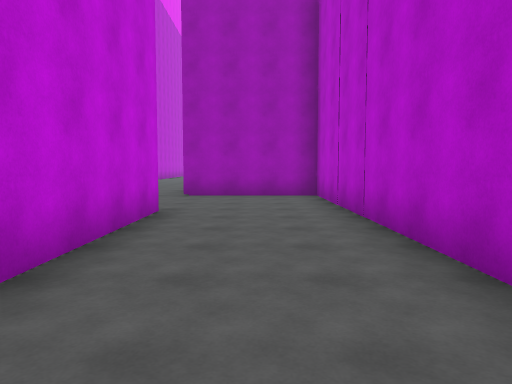
View 1 (above)

24 first-person views from a walk through a Unity game level. The camera is 1.5 m above the floor, tilts 4° down and sees 70° across. The floor is counted in squares, 2 m on a side. Each view is taken from the middle of a square. On the plan, view 1 faces up. The plan holds only what a view shows up to about 11 squares ahead; the rest is blank. The place goes on beyond the plan. The player is left out. Surface patterns are stand-ins for the level's own textures.

View 2
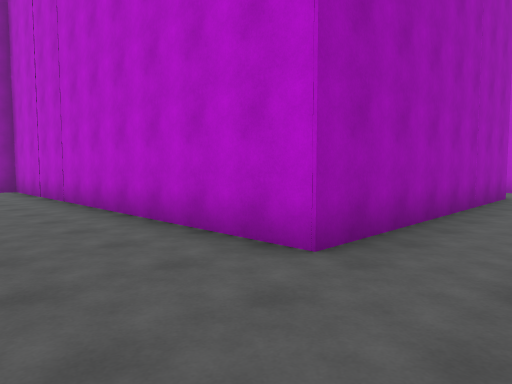

View 3
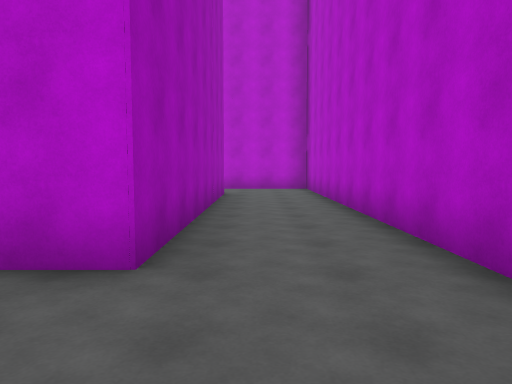

View 4
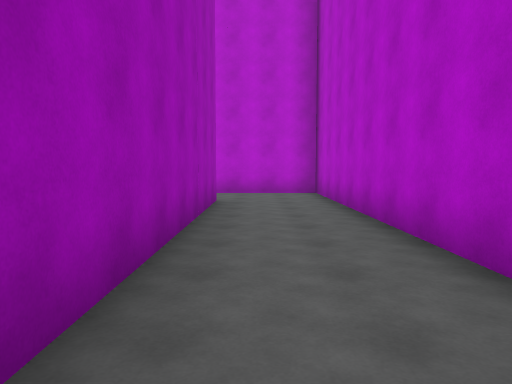

View 5
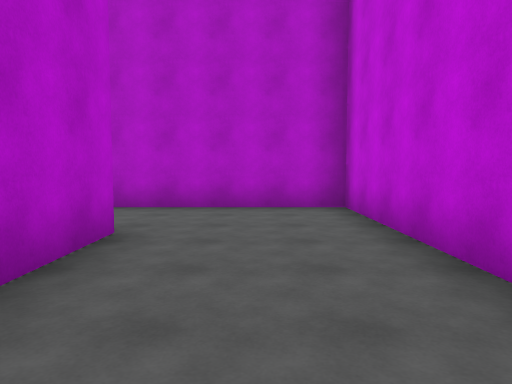

View 6
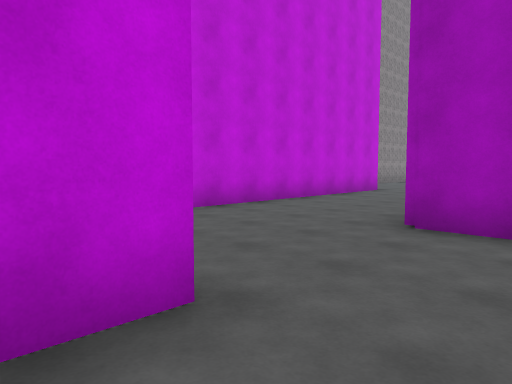

View 7
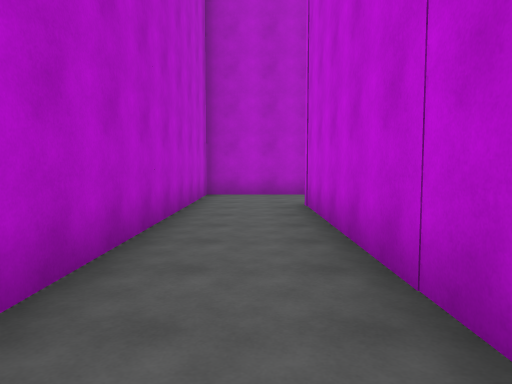

View 8
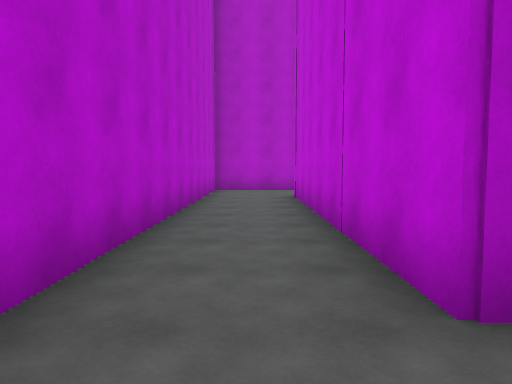

View 9
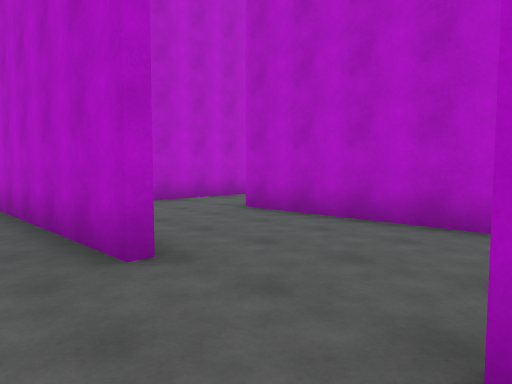

View 10
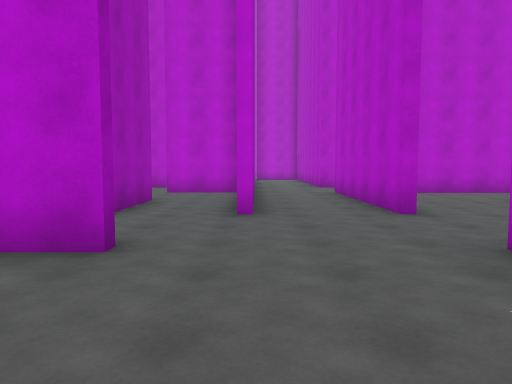

View 11
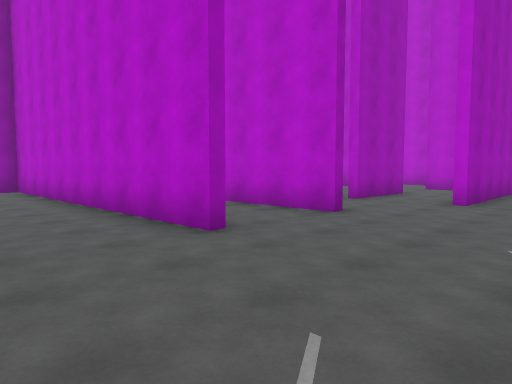

View 12
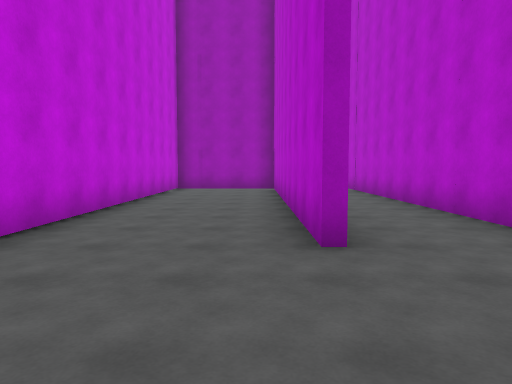

View 13
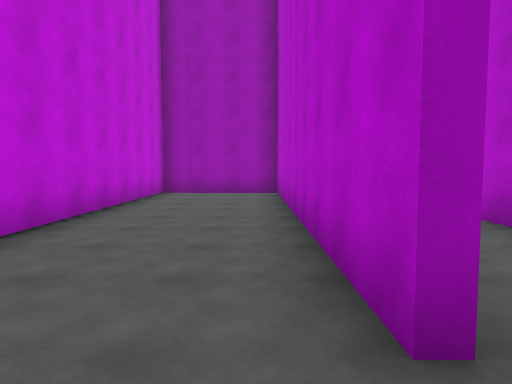

View 14
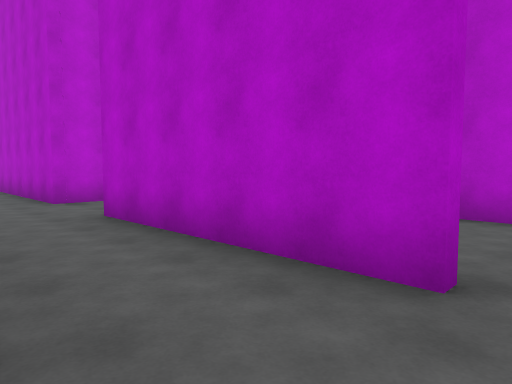

View 15
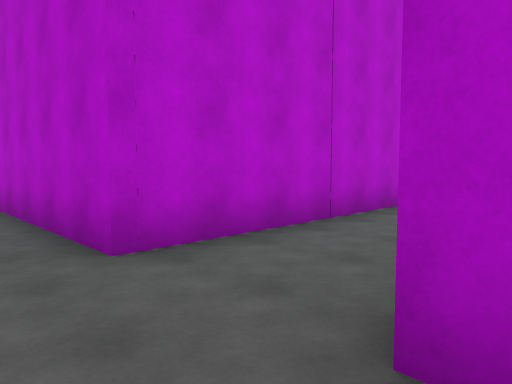

View 16
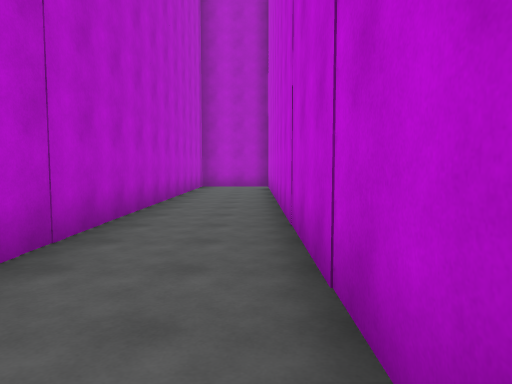

View 17
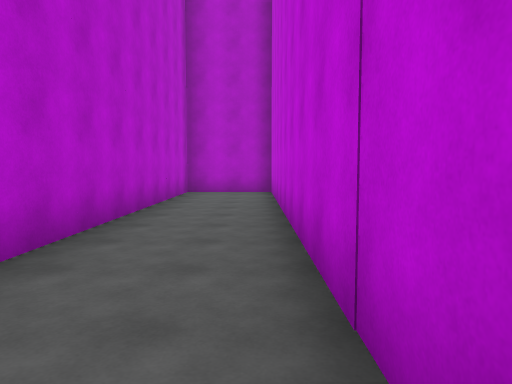

View 18
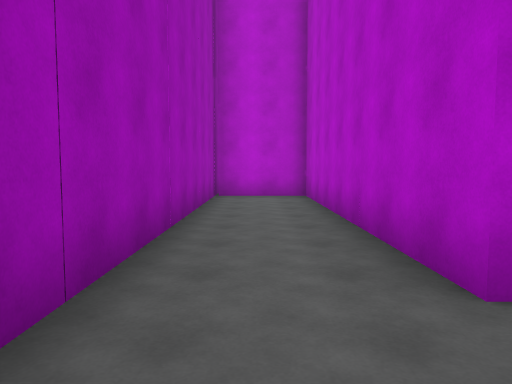

View 19
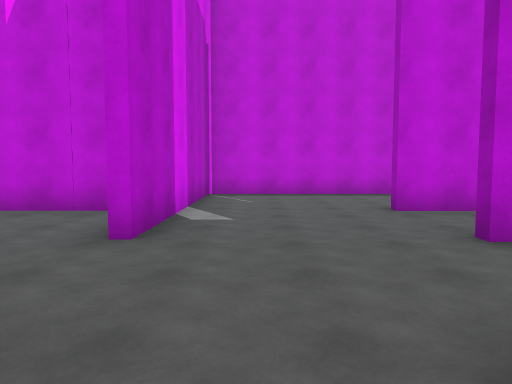

View 20
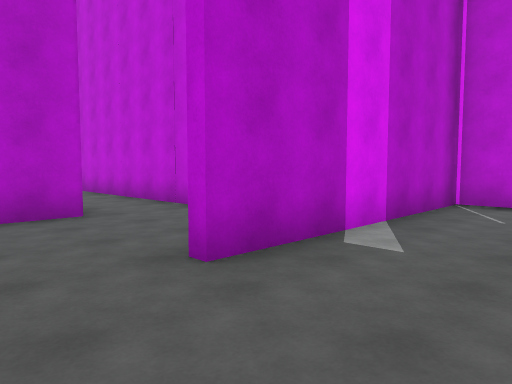

View 21
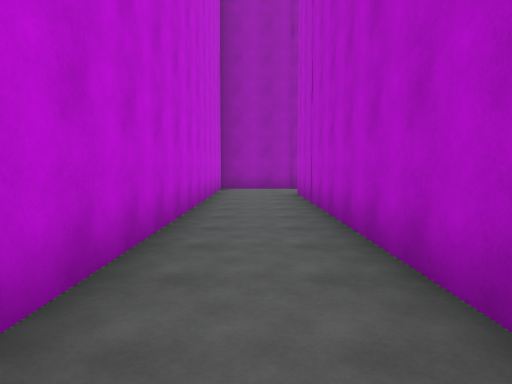

View 22
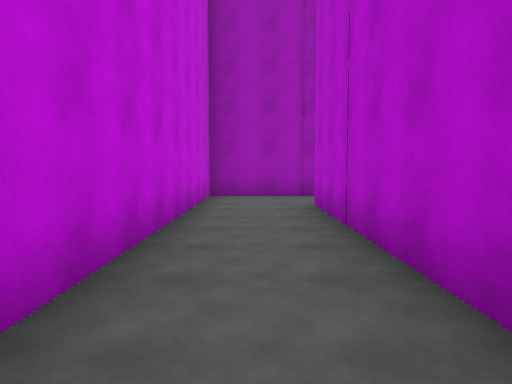

View 23
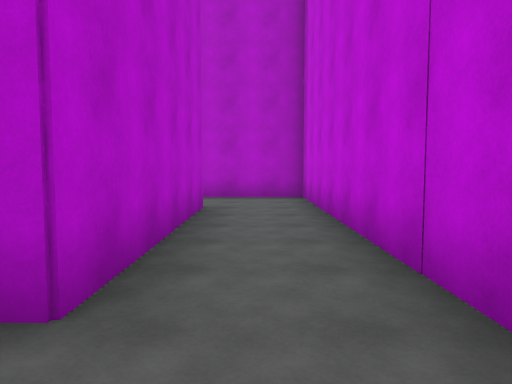

View 24
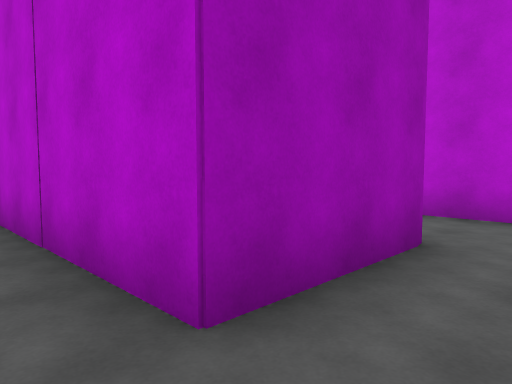

### Floor plan
Ten units are one square. View 1 is at (0, 0); x grows to the right and y downward. Boxes are objects, and circles mark ways between rooms. Rooms are numbered by the first view taken in them; rooms with no view inside come last. Other rooms are left out.
<svg viewBox="-25 -251 243 294">
<path fill="none" stroke="#000" d="M-16 -8 -16 37 110 37M-16 -62 -16 -22M90 -63 90 11 16 11 16 -95 -20 -95M113 38 113 -65M40 -63 90 -63M113 -65 113 -75M66 -97 116 -97M42 -132 42 -242M106 -121 66 -121M92 -143 66 -143M113 -125 113 -146M115 -94 115 32M16 -132 16 -223 -16 -223 -16 -97 44 -97M18 -246 18 -134M110 37 140 37 140 -97 213 -97 213 -121 134 -121M18 -85 18 9 44 9M68 -13 40 -13 40 -63"/>
<circle cx="100" cy="-60" r="3" fill="#2a7"/>
<circle cx="55" cy="-90" r="3" fill="#2a7"/>
<circle cx="40" cy="-75" r="3" fill="#2a7"/>
<text x="10" y="-10">1</text>
<text x="70" y="-80">2</text>
<text x="70" y="-110">3</text>
<text x="30" y="-40">4</text>
</svg>
Room 1 opens to room 2. Room 2 opens to room 3. Room 2 opens to room 4.

Where each view was taken, in squares from view 1:
view 1: 0 up, 0 right, facing up
view 2: 3 down, 1 left, facing up-right
view 3: 2 down, 1 left, facing right
view 4: 2 down, 1 right, facing right
view 5: 3 up, 0 right, facing down
view 6: 5 up, 0 right, facing up-left
view 7: 6 up, 10 right, facing down
view 8: 8 up, 10 right, facing down
view 9: 11 up, 4 right, facing down-right
view 10: 12 up, 1 right, facing right
view 11: 10 up, 1 left, facing up-right
view 12: 10 up, 1 right, facing up
view 13: 12 up, 1 right, facing up
view 14: 12 up, 6 right, facing down-right
view 15: 11 up, 11 right, facing down-right
view 16: 10 up, 12 right, facing down
view 17: 7 up, 12 right, facing down
view 18: 11 up, 12 right, facing right
view 19: 11 up, 8 right, facing left
view 20: 12 up, 6 right, facing down-left
view 21: 14 up, 3 right, facing up
view 22: 17 up, 3 right, facing up
view 23: 8 up, 3 right, facing down
view 24: 0 up, 3 right, facing up-right
